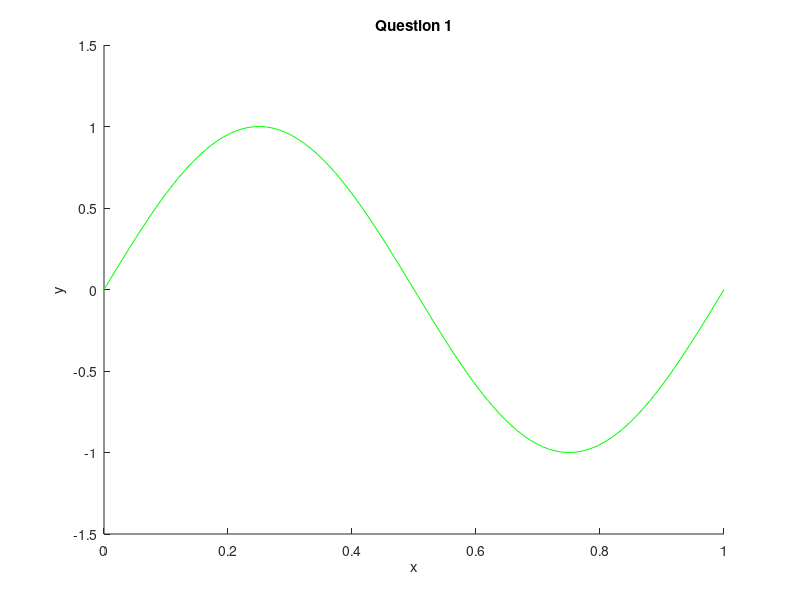

Reproduce this figure in MATLAB. (Note: this script raises an error after producing the figure.)
% set figure option
figure(1), ylim([-1.5, 1.5]), title('Question 1'), xlabel('x'), ylabel('y'), hold on;

% plot original signal y = sin(2 * pi * x)
plot(linspace(0, 1), sin(2 * pi * linspace(0, 1)), 'g'), hold on;

% generate gaussian noise samples with range = [0, 1], number of samples = 10
gaussianNoise_samples_10 = GaussianNoise_generator([0, 1], 10);

% plot gaussian noise samples
plot(gaussianNoise_samples_10.x, gaussianNoise_samples_10.y, 'o'), hold on;

% save variables for Question2.m
save('gaussianNoise10.mat', 'gaussianNoise_samples_10');